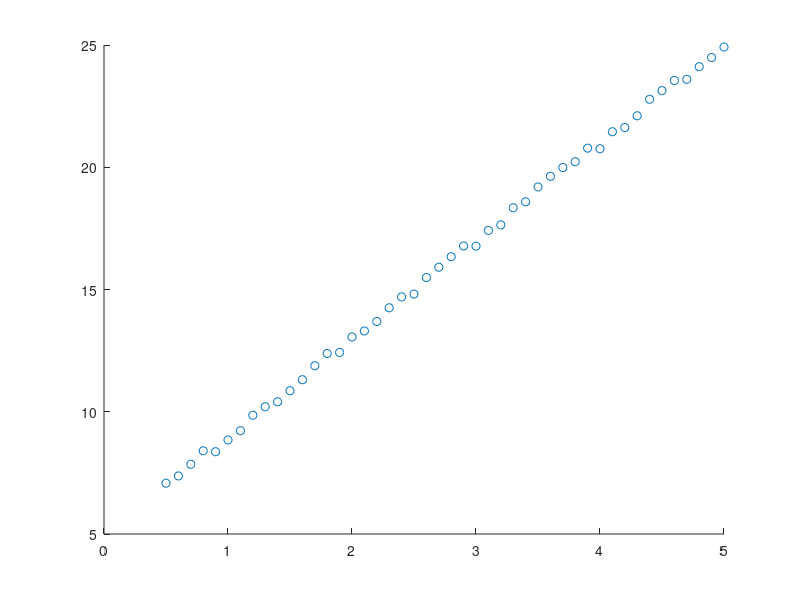

Reproduce this figure in MATLAB. (Note: this script raises an error after producing the figure.)
clear all
clc
fn = @(n) 4*n+5  % retta y=4x+5

x_min = 0.5
x_max = 5
step = 0.1

X = [x_min:step:x_max]

y = []
for i=1:length(X)
   y = [y fn(X(i))+0.5*(rand()-0.5)];
end

scatter(X, y)

model = fitrgp(X',y');

xnew = 10
ypred = predict(model, xnew)

hold on
scatter(xnew, ypred, 'filled')